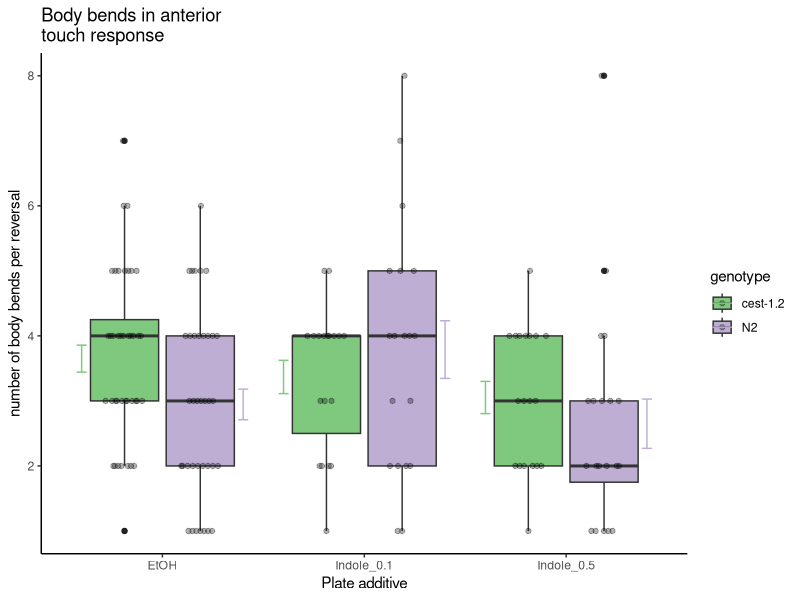

Source code (R):
knitr::opts_chunk$set(echo = TRUE)
library(tidyverse)
library(patchwork)
library(ggbeeswarm)
library(kableExtra)
library(magrittr)
library(viridis)
theme_set(theme_classic())


AntTouch <- read_csv('new_indole.csv') %>%
  mutate(plate = as.factor(plate))


(TAbodybendPlot <- AntTouch %>%
    ggplot(aes(x = additive, fill = genotype, y = bends)) +
    geom_boxplot() +
    ggbeeswarm::geom_quasirandom(aes(group = genotype),
                                 width = .1,
                                 alpha = 0.3,
                                 dodge.width = .75) +
    stat_summary(aes(color = genotype),
                 geom = "errorbar", 
                 fun.data = "mean_se", 
                 width = 0.1, 
                 position = position_dodge(width = 1.6)) +
    scale_color_brewer(palette = "Accent") +
    scale_fill_brewer(palette = "Accent") +
    labs(title = "Body bends in anterior       
touch response",
         y = "number of body bends per reversal", x = "Plate additive"))
